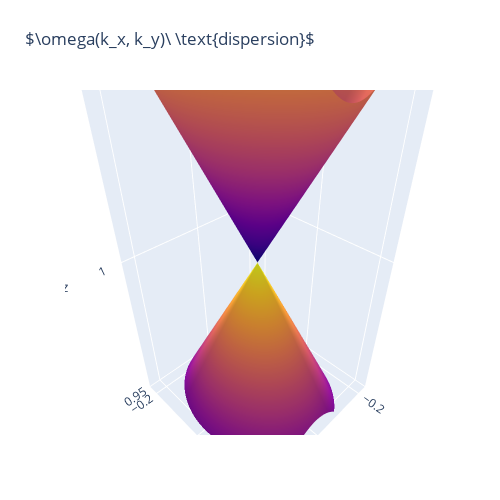

The cell this chart's notebook holds for it:
### Code cell
import plotly.graph_objects as go
import pandas as pd
import numpy as np

kx, ky = np.linspace(-100*dk*length, 100*dk*length, 101), np.linspace(-100*dk*length, 100*dk*length, 101)

w1 = np.zeros((len(kx), len(ky)), dtype = float)
w2 = np.zeros((len(kx), len(ky)), dtype = float)

for i in range(len(kx)):
    for j in range(len(ky)):
        #w[i][j]  = -9.7227*10**(-9)*np.sqrt(6.56548*10**14*kx[i]**2 + 4.53924*10**14*ky[j]**2)
        w1[j][i]  = np.sqrt(0.438307*(0.129099*kx[i]**2 + 0.0908401*ky[j]**2))+1
        w2[j][i]  = -np.sqrt(0.438307*(0.129963*kx[i]**2 + 0.0916792*ky[j]**2))+1
        
fig = go.Figure(data=[go.Surface(z=w1, x=kx, y=ky), go.Surface(z=w2, x=kx, y=ky, showscale = False)])
fig.update_layout(title=r'$\omega(k_x, k_y)\ \text{dispersion}$', autosize=False,
                 width=500, height=500,
                  margin=dict(l=65, r=50, b=65, t=90))
fig.update_layout(scene = dict(
                     zaxis = dict(nticks=4, range=[0.95,1.05],),))
fig.update_scenes(aspectratio=dict(x = 1, y = 1, z = 2))
fig.update_traces(showscale=False)
fig.show()
